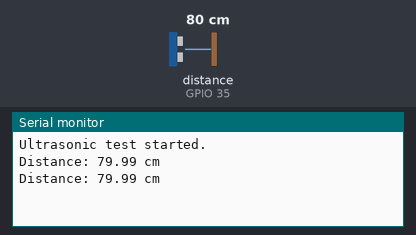
Bench run of a sketch on a simulated ESP32. Shown: the last lines printed to the serial monitor. Wiring (inferred from the names in the program): ultrasonic range finder: trigger GPIO 34; echo GPIO 35. The test bench sets the inputs (shaded band); at power-on: distance to the obstacle (sensor on GPIO 35) 80 cm. The echo pulse lasts 58.3 µs per cm.

Above: at 1.8 s.
1.9 s: distance to the obstacle (sensor on GPIO 35) set to 2 cm
At 2.5 s:
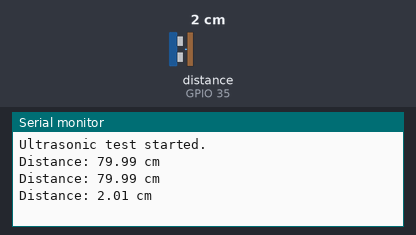
3.4 s: distance to the obstacle (sensor on GPIO 35) set to 4 cm
At 4.8 s:
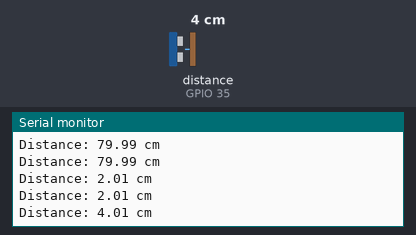
Timing chart, 0 to 6.4 s (numbered marks = the images above; inputs shaded):
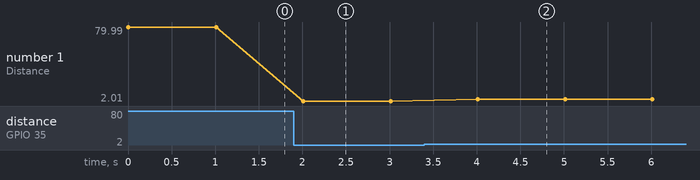

Measured:
- after the input at 1.9 s, the serial monitor: prints a new line after 0.11 s (image 1)
- after the input at 3.4 s, the serial monitor: prints a new line after 0.61 s (image 2)
- plotted number 1: 79.99 → 2.01 after the input at 1.9 s, 2.01 → 4.01 after the input at 3.4 s

The sketch:

ultrasonic_sensor.ino
```cpp
const int TRIG_PIN = 34;
const int ECHO_PIN = 35;

void setup() {
  // put your setup code here, to run once:
  Serial.begin(115200);

  pinMode(TRIG_PIN, OUTPUT);
  pinMode(ECHO_PIN, INPUT);

  Serial.println("Ultrasonic test started.");
}

void loop() {
  // put your main code here, to run repeatedly:
  digitalWrite(TRIG_PIN, LOW);
  delayMicroseconds(2);

  digitalWrite(TRIG_PIN, HIGH);
  delayMicroseconds(10);
  digitalWrite(TRIG_PIN, LOW);

  long duration = pulseIn(ECHO_PIN, HIGH, 30000);

  if (duration == 0) {
    Serial.println("No echo detected.");
  } else {
    float distance = duration * 0.0343 / 2;

    Serial.print("Distance: ");
    Serial.print(distance);
    Serial.println(" cm");
  }

  delay(1000);
}
```
